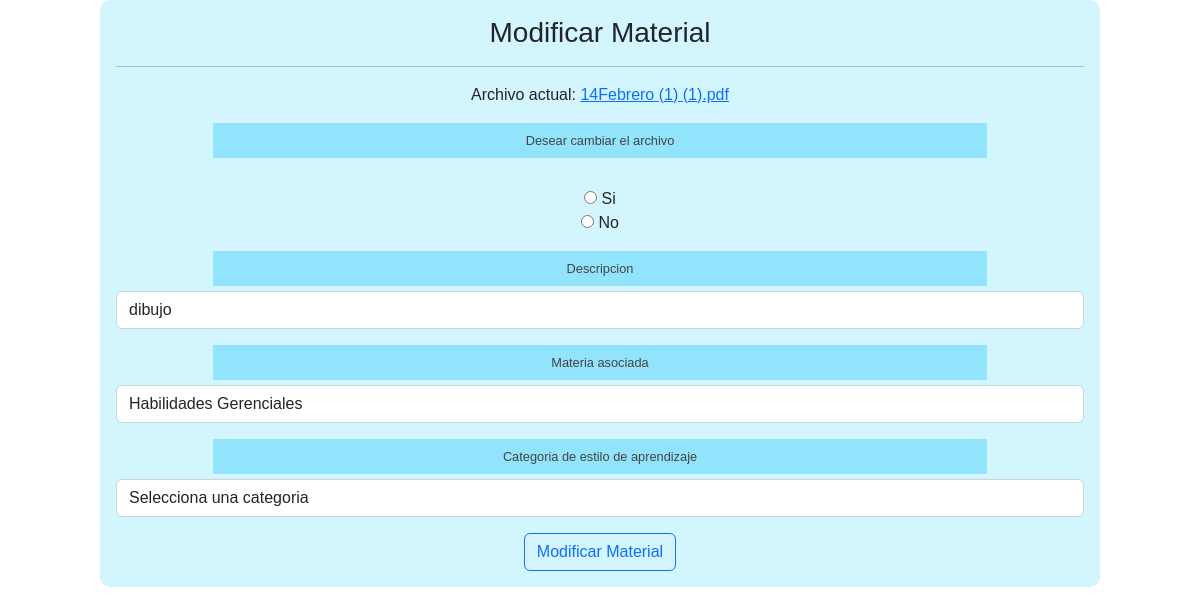
The page /modificacionMaterialProfe.php?id=3 (signed in) on the database its author committed.
### tables this page shows
CREATE TABLE `material_didactico` (
  `idMaterial` int(11) NOT NULL AUTO_INCREMENT,
  `tipo` varchar(15) NOT NULL,
  `titulo` varchar(120) NOT NULL,
  `descripción` varchar(100) NOT NULL,
  `fechaPublicacion` timestamp NOT NULL DEFAULT current_timestamp(),
  `materia_asosiada` varchar(45) NOT NULL,
  `categoria` varchar(45) NOT NULL,
  PRIMARY KEY (`idMaterial`)
);

### modificacionMaterialProfe.php (the view, shortened to what this page needs)
<?php
include "modelo/conexion.php";
$id = $_GET["id"];
$sql = $conexion->query("SELECT * FROM material_didactico WHERE idMaterial = $id");
$datos = $sql->fetch_object();
$nombre_archivo = $datos->titulo;
$ruta_archivo = 'material/' . $nombre_archivo;
$tipo_archivo = $datos->tipo;
?>
<!DOCTYPE html>
<html lang="en">
<head>
    <link href='css/formulario.css' rel='stylesheet' type='text/css'>
    <link href="https://cdn.jsdelivr.net/npm/bootstrap@5.2.2/dist/css/bootstrap.min.css" rel="stylesheet">
</head>
<body>
<form class="col-10 p-3 m-auto formulario" method="POST" enctype="multipart/form-data" onsubmit="return validarFormulario()">
    <h3>Modificar Material</h3>
    <hr color="#000000">
    <?php include "controlador/modificarMaterial.php"; ?>
    <?php if (($tipo_archivo === 'pdf')||($tipo_archivo === 'doc')||($tipo_archivo === 'pptx')){?>
    <div class="mb-3">
        Archivo actual: <a href="<?= $ruta_archivo ?>" download><?= $nombre_archivo ?></a>
    </div>
    <div class="mb-3">
        <label class="input_textual">Desear cambiar el archivo</label><br>
        <input type="radio" id="si" name="opcion" value="si" required>
        <label for="pdf">Si </label><br>
        <input type="radio" id="no" name="opcion" value="no">
        <label for="doc">No </label><br>
    </div>
    <?php }?>
    <div class="mb-3">
        <label for="exampleInputEmail1" class="input_textual">Descripcion</label>
        <input type="text" aling="center" class="form-control" name="descripcion" value="<?= $datos->descripción ?>" required >
    </div>
    <div class="mb-3">
        <label for="exampleInputEmail1" class="input_textual">Materia asociada</label>
        <select class="form-control" id="materia" name="materia" required>
            <option value="Habilidades Gerenciales" <?= ($datos->materia_asosiada == 'Habilidades Gerenciales') ? 'selected' : '' ?>>Habilidades Gerenciales</option>
        </select>
    </div>
    <div class="mb-3">
        <label for="exampleInputEmail1" class="input_textual">Categoria de estilo de aprendizaje</label>
        <select class="form-control" id="estilo" name="estilo" required>
            <option disabled selected>Selecciona una categoria</option>
        </select>
    </div>
    <button type="submit" class="btn btn-outline-primary" name="btnregistrar" value="ok">Modificar Material</button>
</form>
</body>
</html>

### css/formulario.css (style rules this page uses)
* { transition: .4s; box-sizing: border-box; font-family: 'arial'; }
body { background: rgba(255, 255, 255, 0.8); }
.formulario { width: 60%; margin: auto; text-align: center; background: #4dd7fa3f; padding-top: 30px; border-radius: 10px; }
.formulario .input_textual { display: block; padding: 7px 7px; margin: auto; margin-bottom: 5px; width: 80%; border: 1px solid #91e4fb; border-radius: 1px; color: #444; font-size: 0.8em; background:#91e4fb; }

### rows shown on the page
material_didactico: titulo "14Febrero (1) (1).pdf", descripcion "dibujo", materia "Habilidades Gerenciales"
